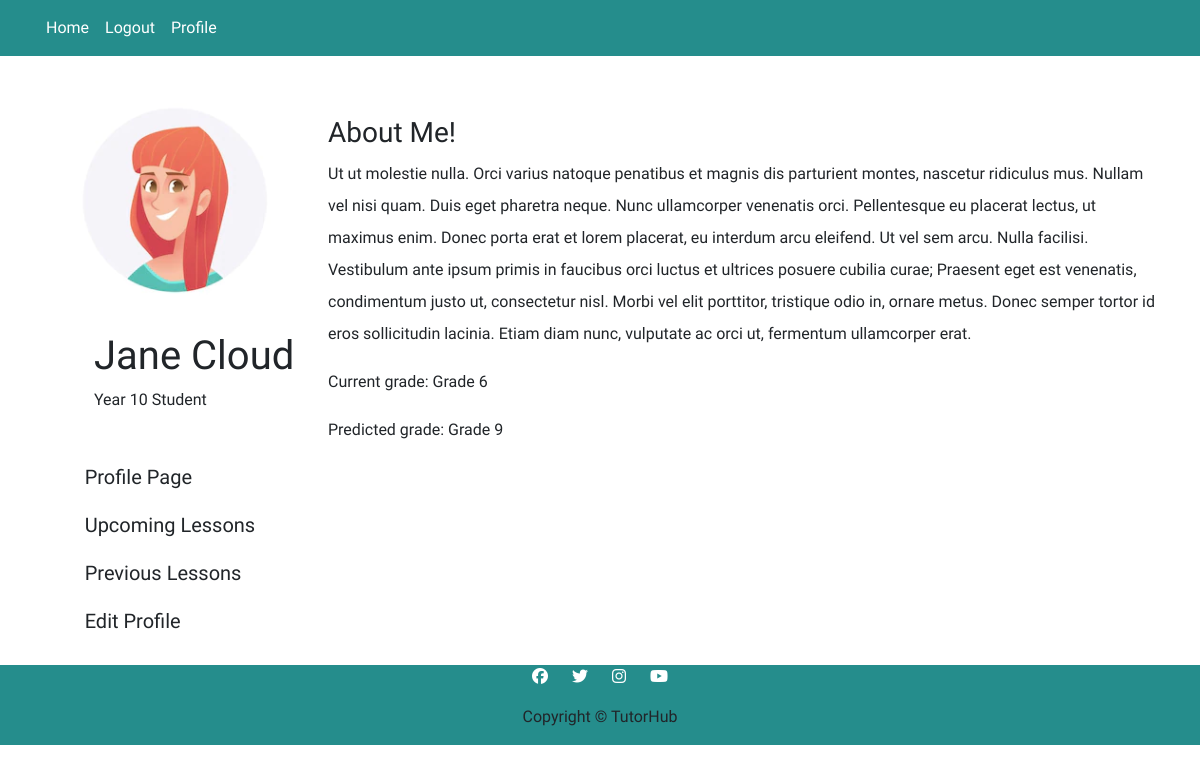
/profile/ (signed in), run on the app's committed database.
### userprofile/models.py (models this page shows, shortened)
class UserProfile(models.Model):
    user = models.OneToOneField(User, on_delete=models.CASCADE)
    full_name = models.CharField(max_length=100)
    first_name = models.CharField(max_length=100, null=True)
    surname = models.CharField(max_length=100, null=True)
    year_group = models.CharField(max_length=13, choices=YEAR_GROUPS, default='9')
    current_grade = models.CharField(max_length=6, choices=GRADES, default='1', null=True)
    predicted_grade = models.CharField(max_length=6, choices=GRADES, default='1', null=True)
    about_me = models.TextField()
    account_type = models.CharField(max_length=7, choices=ACCOUNT_TYPE, default='student')
    slug = models.SlugField(max_length=200, unique=True)
    featured_image = CloudinaryField('image', default='placeholder')
    def __str__(self):
        return self.user.username

### userprofile/views.py (the view)
# urls.py: path('profile/', include('userprofile.urls'), name='userprofile_urls'),
@login_required
def profile(request):
    user_profile = get_object_or_404(UserProfile, user=request.user)
    print(user_profile)
    if request.method == 'POST':
        form = MakeProfileForm(request.POST, instance=user_profile)
        if form.is_valid():
            form.save()
            messages.success(request, 'Profile updated')
        else:
            messages.error(request, ('Update failed. Ensure your data is valid'))
    else:
        form = MakeProfileForm(instance=user_profile)
        print(user_profile)
    template = 'userprofile/profile.html'
    context = {
        'profile': user_profile,
        'form': form,
        'on_profile_page': True
    }
    return render(request, template, context)

### userprofile/templates/userprofile/profile.html (shortened to what this page needs)
{% extends "base.html" %}
{% load static %}
{% load account %}
{% load crispy_forms_tags %}
{% block content %}
<div class="container-fluid center-block">
    <div class="row profile">
        {% if profile.first_name %}
            <div class="col-3">
                <div class="row">
                    <div class="col-12 user-image"><img src="../../static/images/user.png" alt="cartoon image of a person"></div>
                </div>
                <div class="row">
                    <div class="col-12 user-info">
                        <h1>{{ profile.first_name }} {{ profile.surname }}</h1>
                        <p>Year {{ profile.year_group }} Student</p>
                    </div>
                </div>
                <div class="row center-block">
                    <div class="col-10">
                        <button class="btn btn-signup btn-lg user-btns" id="profile-btn">Profile Page</button>
                        <button class="btn btn-signup btn-lg user-btns" id="upcoming-lessons-btn">Upcoming Lessons</button>
                        <button class="btn btn-signup btn-lg user-btns" id="previous-lessons-btn">Previous Lessons</button>
                        <button class="btn btn-signup btn-lg user-btns" id="edit-btn">Edit Profile</button>
                    </div>
                </div>
            </div>
            <div class="col-9 about-text" id="about-me">
                <div class="row about-spacer">
                    <h3>About Me!</h3>
                    <p>{{ profile.about_me }}</p>
                    <p>Current grade: Grade {{ profile.current_grade }}</p>
                    <p>Predicted grade: Grade {{ profile.predicted_grade }}</p>
                </div>
            </div>
        {% endif %}
    </div>
</div>
{% endblock %}

### templates/base.html (shortened to what this page needs)
{% load static %}
<!DOCTYPE html>
<html>
<head>
    <link rel="stylesheet" href="https://cdnjs.cloudflare.com/ajax/libs/font-awesome/5.15.3/css/all.min.css">
    <link href="https://cdn.jsdelivr.net/npm/bootstrap@5.0.1/dist/css/bootstrap.min.css" rel="stylesheet"
>
    <link rel="stylesheet" href="{% static 'css/style.css' %}">
</head>
<body>
    <nav class="navbar navbar-expand-lg navbar-light navbar">
        <div class="conatiner-fluid">
            <div class="row">
                <ul class="navbar-nav me-auto mb-2 mb-lg-0">
                    <li class="nav-item">
                        <a class="nav-link" href="{% url 'index' %}">Home</a>
                    </li>
                    {% if user.is_authenticated %}
                    <li class="nav-item">
                        <a class="nav-link" href="{% url 'account_logout' %}">Logout</a>
                    </li>
                    <li class="nav-item">
                        <a class="nav-link" href="{% url 'profile' %}">Profile</a>
                    </li>
                    {% endif %}
                </ul>
            </div>
        </div>
    </nav>
    <main>
        {% block content %}{% endblock content %}
    </main>
    <footer>
        <div class="container-fluid">
            <div class="row center footer">
                <ul>
                    <li><a href="https://www.facebook.com/" target="_blank" rel="noopener"
                            aria-label="Click here to go to our facebook page"><i class="fab fa-facebook"></i></a></li>
                    <li><a href="https://www.twitter.com/" target="_blank" rel="noopener"
                            aria-label="Click here to go to our twitter page"><i class="fab fa-twitter"></i></a></li>
                    <li><a href="https://www.instagram.com/" target="_blank" rel="noopener"
                            aria-label="Click here to go to our instagram page"><i class="fab fa-instagram"></i></a></li>
                    <li><a href="https://www.youtube.com/" target="_blank" rel="noopener"
                            aria-label="Click here to go to our youtube page"><i class="fab fa-youtube"></i></a></li>
                </ul>
                <p>Copyright © TutorHub</p>
            </div>
        </div>
    </footer>
</body>
</html>

### static/css/style.css (style rules this page uses)
html, body { max-width: 100%; overflow-x: hidden; font-family: 'Hubballi', cursive; }
.center { text-align: center; }
.navbar { background-color: #258d8c; padding-left: 50px; }
.navbar-light .navbar-nav .nav-link { color: white; }
.center-block { display: flex; justify-content: center; }
.user-btns { width: 100%; text-align: left; }
.profile { width: 100%; margin-top: 20px; padding: 20px; }
.about-text { line-height: 2em; }
.about-spacer { margin-top: 20px; }
.user-info { margin-top: 25px; margin-left: 50px; margin-bottom: 25px; }
.user-image { display: flex; justify-content: center; font-size: 150px; }
.footer { background-color: #258d8c; }
.footer li { display: inline; padding: 10px; }
.footer li i { color: white; }

### data on the page
UserProfile: first_name "Jane", surname "Cloud", year_group "10", about_me "Ut ut molestie nulla. Orci varius natoque penatibus et magnis dis parturient montes, nascetur ridiculus mus. Nullam vel nisi quam. Duis eget pharetra neque. Nunc ullamcorper venenatis orci. Pellentesque eu placerat lectus, ut maximus enim. Donec porta erat et lorem placerat, eu interdum arcu eleifend. Ut vel sem arcu. Nulla facilisi. Vestibulum ante ipsum primis in faucibus orci luctus et ultrices posuere cubilia curae; Praesent eget est venenatis, condimentum justo ut, consectetur nisl. Morbi vel elit porttitor, tristique odio in, ornare metus. Donec semper tortor id eros sollicitudin lacinia. Etiam diam nunc, vulputate ac orci ut, fermentum ullamcorper erat.", current_grade "6", predicted_grade "9"
